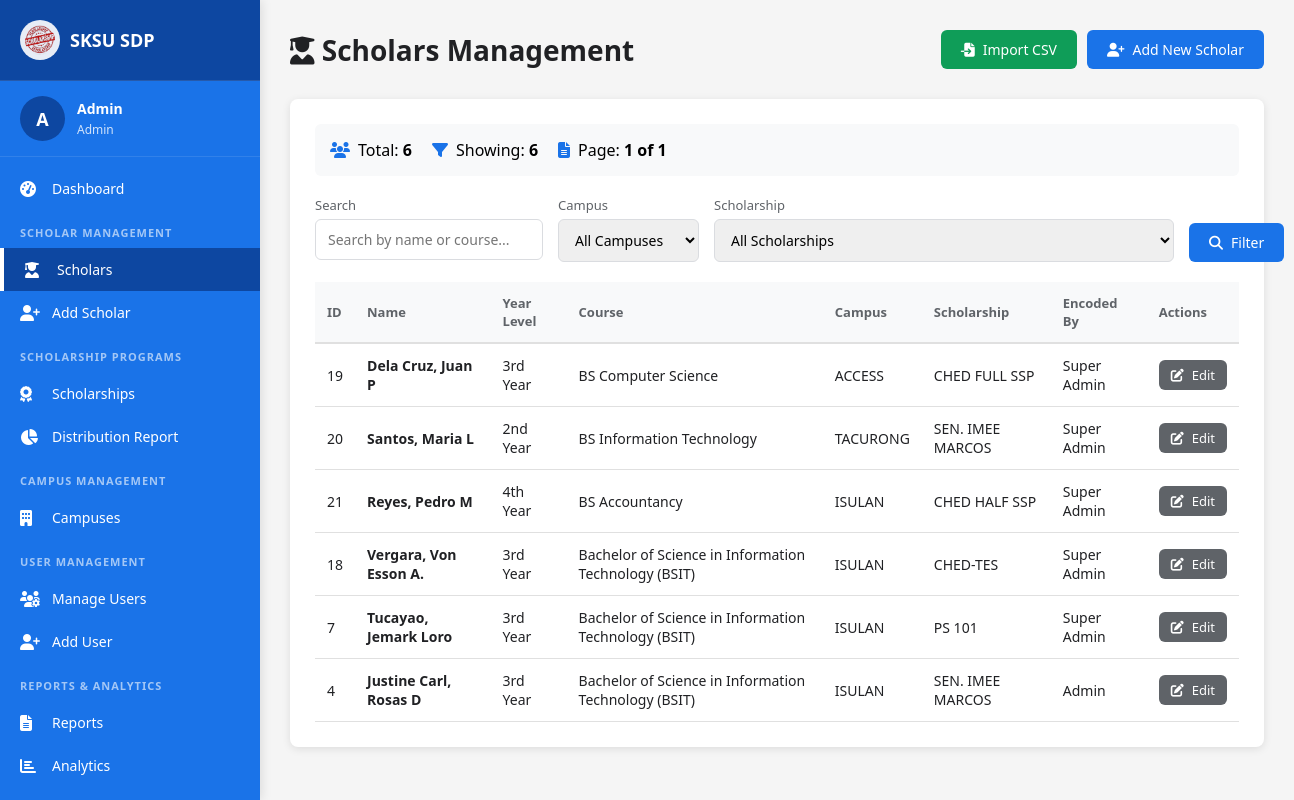
Screenshot of /Admin/scholars.php (signed in) with the database file from the repository.
### tables this page shows
CREATE TABLE `scholars` (
  `id` int(11) NOT NULL,
  `last_name` varchar(100) DEFAULT NULL,
  `first_name` varchar(100) DEFAULT NULL,
  `middle_initial` varchar(5) DEFAULT NULL,
  `year_level` varchar(20) DEFAULT NULL,
  `course` varchar(150) DEFAULT NULL,
  `campus_id` int(11) DEFAULT NULL,
  `scholarship_id` int(11) DEFAULT NULL,
  `encoded_by` int(11) DEFAULT NULL,
  `created_at` timestamp NOT NULL DEFAULT current_timestamp()
);

CREATE TABLE `campuses` (
  `id` int(11) NOT NULL,
  `campus_name` varchar(100) NOT NULL
);

CREATE TABLE `scholarships` (
  `id` int(11) NOT NULL,
  `scholarship_name` varchar(255) NOT NULL,
  `benefactor` varchar(255) DEFAULT NULL,
  `amount_per_sem` double NOT NULL DEFAULT 0
);

CREATE TABLE `users` (
  `id` int(11) NOT NULL,
  `name` varchar(150) DEFAULT NULL,
  `email` varchar(150) DEFAULT NULL,
    `password` varchar(255) DEFAULT NULL,
    `profile_photo` varchar(255) DEFAULT NULL,
  `role` enum('super_admin','admin','encoder') NOT NULL,
  `created_at` timestamp NOT NULL DEFAULT current_timestamp()
);

### Admin/scholars.php (the view, shortened to what this page needs)
<?php
include '../conn.php';
$conn->set_charset("utf8mb4");
$limit = 20;
$page = isset($_GET['page']) ? (int)$_GET['page'] : 1;
$offset = ($page - 1) * $limit;
$search = isset($_GET['search']) ? $_GET['search'] : '';
$where = [];
$params = [];
$types = '';
$where_clause = count($where) > 0 ? 'WHERE ' . implode(' AND ', $where) : '';
$count_query = "SELECT COUNT(*) as total FROM scholars s $where_clause";
$stmt = $conn->prepare($count_query);
$stmt->execute();
$total_records = $stmt->get_result()->fetch_assoc()['total'];
$total_pages = ceil($total_records / $limit);
$query = "SELECT s.*, c.campus_name, sc.scholarship_name, u.name as encoder_name
          FROM scholars s
          LEFT JOIN campuses c ON s.campus_id = c.id
          LEFT JOIN scholarships sc ON s.scholarship_id = sc.id
          LEFT JOIN users u ON s.encoded_by = u.id
          $where_clause
          ORDER BY s.created_at DESC
          LIMIT ? OFFSET ?";
$stmt = $conn->prepare($query);
$params[] = $limit;
$params[] = $offset;
$types .= 'ii';
$stmt->bind_param($types, ...$params);
$stmt->execute();
$scholars = $stmt->get_result();
?>
<!DOCTYPE html>
<html lang="en">
<head>
    <link rel="stylesheet" href="https://cdnjs.cloudflare.com/ajax/libs/font-awesome/6.4.0/css/all.min.css">
</head>
<body>
    <?php include '../sidebars/adminSB.php'; ?>
    <div class="main-content">
        <div class="page-header">
            <h1><i class="fas fa-user-graduate"></i> Scholars Management</h1>
            <div style="display: flex; gap: 10px;">
                <a href="import-scholars.php" class="btn btn-success">
                    <i class="fas fa-file-import"></i> Import CSV
                </a>
                <a href="add-scholar.php" class="btn btn-primary">
                    <i class="fas fa-user-plus"></i> Add New Scholar
                </a>
            </div>
        </div>
        <div class="card">
            <div class="stats-bar">
                <div class="stat-item">
                    <i class="fas fa-users"></i>
                    <span>Total: <strong><?php echo number_format($total_records); ?></strong></span>
                </div>
                <div class="stat-item">
                    <i class="fas fa-filter"></i>
                    <span>Showing: <strong><?php echo number_format($scholars->num_rows); ?></strong></span>
                </div>
                <div class="stat-item">
                    <i class="fas fa-file-alt"></i>
                    <span>Page: <strong><?php echo $page; ?> of <?php echo $total_pages; ?></strong></span>
                </div>
            </div>
            <form method="GET" action="">
                <div class="filters">
                    <div class="filter-group">
                        <label for="search">Search</label>
                        <input type="text" id="search" name="search" placeholder="Search by name or course..." value="<?php echo htmlspecialchars($search); ?>">
                    </div>
                    <div class="filter-group">
                        <label for="campus">Campus</label>
                        <select id="campus" name="campus">
                            <option value="">All Campuses</option>
                        </select>
                    </div>
                    <div class="filter-group">
                        <label for="scholarship">Scholarship</label>
                        <select id="scholarship" name="scholarship">
                            <option value="">All Scholarships</option>
                        </select>
                    </div>
                    <div class="filter-group" style="justify-content: flex-end;">
                        <label>&nbsp;</label>
                        <button type="submit" class="btn btn-primary">
                            <i class="fas fa-search"></i> Filter
                        </button>
                    </div>
                </div>
            </form>
            <div class="table-wrapper">
                <table>
                    <thead>
                        <tr>
                            <th>ID</th>
                            <th>Name</th>
                            <th>Year Level</th>
                            <th>Course</th>
                            <th>Campus</th>
                            <th>Scholarship</th>
                            <th>Encoded By</th>
                            <th>Actions</th>
                        </tr>
                    </thead>
                    <tbody>
                        <?php if ($scholars->num_rows > 0): ?>
                            <?php while ($scholar = $scholars->fetch_assoc()): ?>
                                <tr>
                                    <td><?php echo $scholar['id']; ?></td>
                                    <td><strong><?php echo htmlspecialchars($scholar['last_name'] . ', ' . $scholar['first_name'] . ' ' . $scholar['middle_initial']); ?></strong></td>
                                    <td><?php echo htmlspecialchars($scholar['year_level']); ?></td>
                                    <td><?php echo htmlspecialchars($scholar['course']); ?></td>
                                    <td><?php echo htmlspecialchars($scholar['campus_name']); ?></td>
                                    <td><?php echo htmlspecialchars($scholar['scholarship_name']); ?></td>
                                    <td><?php echo htmlspecialchars($scholar['encoder_name']); ?></td>
                                    <td>
                                        <a href="edit-scholar.php?id=<?php echo $scholar['id']; ?>" class="btn btn-secondary btn-sm">
                                            <i class="fas fa-edit"></i> Edit
                                        </a>
                                    </td>
                                </tr>
                            <?php endwhile; ?>
                        <?php endif; ?>
                    </tbody>
                </table>
            </div>
        </div>
    </div>
</body>
</html>

### Admin/scholars.php (style rules this page uses)
* { margin: 0; padding: 0; box-sizing: border-box; font-family: 'Segoe UI', Tahoma, Geneva, Verdana, sans-serif; }
body { background-color: #f5f5f5; }
.main-content { margin-left: 260px; padding: 30px; min-height: 100vh; }
.page-header { display: flex; justify-content: space-between; align-items: center; margin-bottom: 30px; }
.page-header h1 { font-size: 28px; color: #202124; }
.btn { padding: 10px 20px; border-radius: 6px; text-decoration: none; font-weight: 500; transition: all 0.3s ease; border: none; cursor: pointer; font-size: 14px; display: inline-flex; align-items: center; gap: 8px; }
.btn-primary { background: #1a73e8; color: white; }
.btn-success { background: #0f9d58; color: white; }
.btn-secondary { background: #5f6368; color: white; }
.btn-sm { padding: 6px 12px; font-size: 13px; }
.card { background: white; border-radius: 8px; box-shadow: 0 2px 8px rgba(0, 0, 0, 0.1); padding: 25px; }
.filters { display: grid; grid-template-columns: 2fr 1fr 1fr auto; gap: 15px; margin-bottom: 20px; }
.filter-group { display: flex; flex-direction: column; gap: 5px; }
.filter-group label { font-size: 13px; color: #5f6368; font-weight: 500; }
.filter-group input, .filter-group select { padding: 10px 12px; border: 1px solid #dadce0; border-radius: 6px; font-size: 14px; }
.table-wrapper { overflow-x: auto; }
table { width: 100%; border-collapse: collapse; }
table th { background: #f8f9fa; padding: 12px; text-align: left; font-size: 13px; color: #5f6368; font-weight: 600; border-bottom: 2px solid #e0e0e0; }
table td { padding: 12px; font-size: 14px; color: #202124; border-bottom: 1px solid #e0e0e0; }
.stats-bar { display: flex; gap: 20px; margin-bottom: 20px; padding: 15px; background: #f8f9fa; border-radius: 6px; }
.stat-item { display: flex; align-items: center; gap: 8px; }
.stat-item i { color: #1a73e8; }

### sidebars/adminSB.php (style rules this page uses)
:root { --sidebar-bg: #1a73e8; --sidebar-hover: #1557b0; --sidebar-active: #0d47a1; --sidebar-text: #ffffff; --sidebar-width: 260px; }

### rows the page displays
scholars: id "19", last_name+first_name+middle_initial "Dela Cruz, Juan P", year_level "3rd Year", course "BS Computer Science", campus.campus_name "ACCESS", scholarship.scholarship_name "CHED FULL SSP", encoded_by.name "Super Admin"
scholars: id "20", last_name+first_name+middle_initial "Santos, Maria L", year_level "2nd Year", course "BS Information Technology", campus.campus_name "TACURONG", scholarship.scholarship_name "SEN. IMEE MARCOS", encoded_by.name "Super Admin"
scholars: id "21", last_name+first_name+middle_initial "Reyes, Pedro M", year_level "4th Year", course "BS Accountancy", campus.campus_name "ISULAN", scholarship.scholarship_name "CHED HALF SSP", encoded_by.name "Super Admin"
scholars: id "18", last_name+first_name+middle_initial "Vergara, Von Esson A.", year_level "3rd Year", course "Bachelor of Science in Information Technology (BSIT)", campus.campus_name "ISULAN", scholarship.scholarship_name "CHED-TES", encoded_by.name "Super Admin"
scholars: id "7", last_name+first_name+middle_initial "Tucayao, Jemark Loro", year_level "3rd Year", course "Bachelor of Science in Information Technology (BSIT)", campus.campus_name "ISULAN", scholarship.scholarship_name "PS 101", encoded_by.name "Super Admin"
scholars: id "4", last_name+first_name+middle_initial "Justine Carl, Rosas D", year_level "3rd Year", course "Bachelor of Science in Information Technology (BSIT)", campus.campus_name "ISULAN", scholarship.scholarship_name "SEN. IMEE MARCOS", encoded_by.name "Admin"

### other values shown
substr($_SESSION['name'], 0, 1) "A"
$_SESSION['name'] "Admin"
$total_records "6"
$scholars->num_rows "6"
$page "1"
$total_pages "1"
